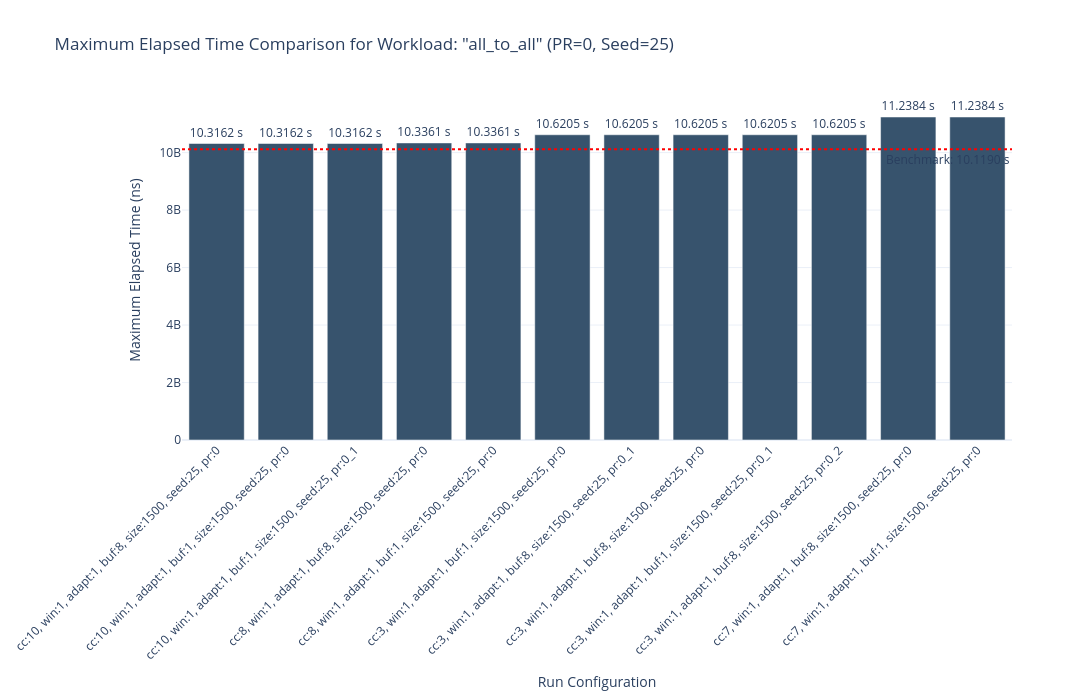
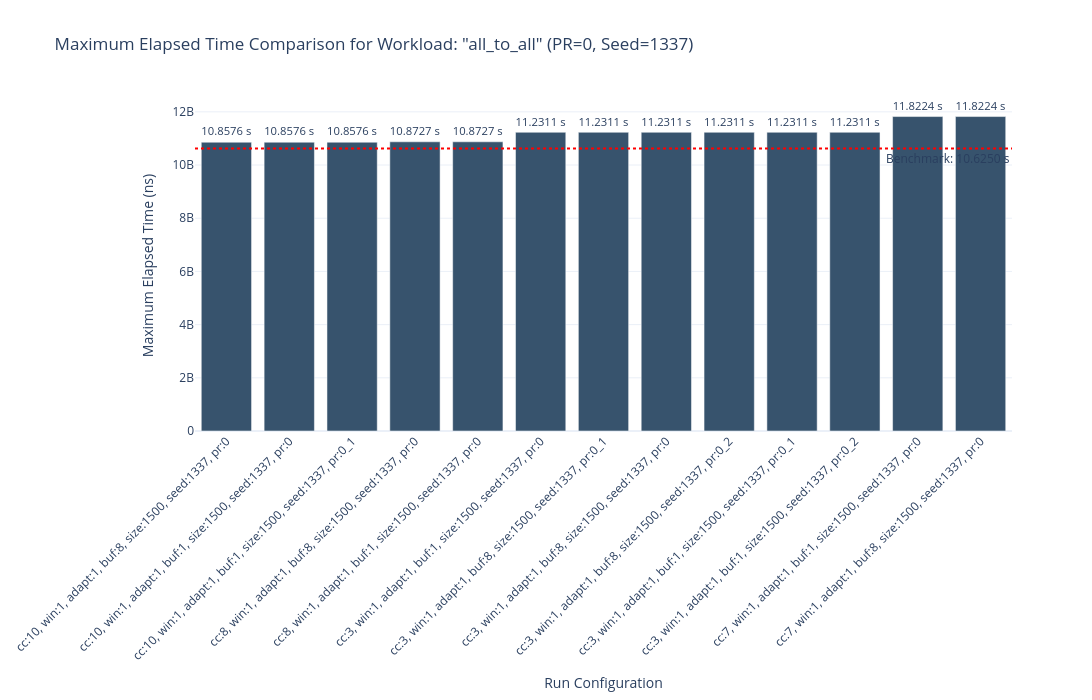
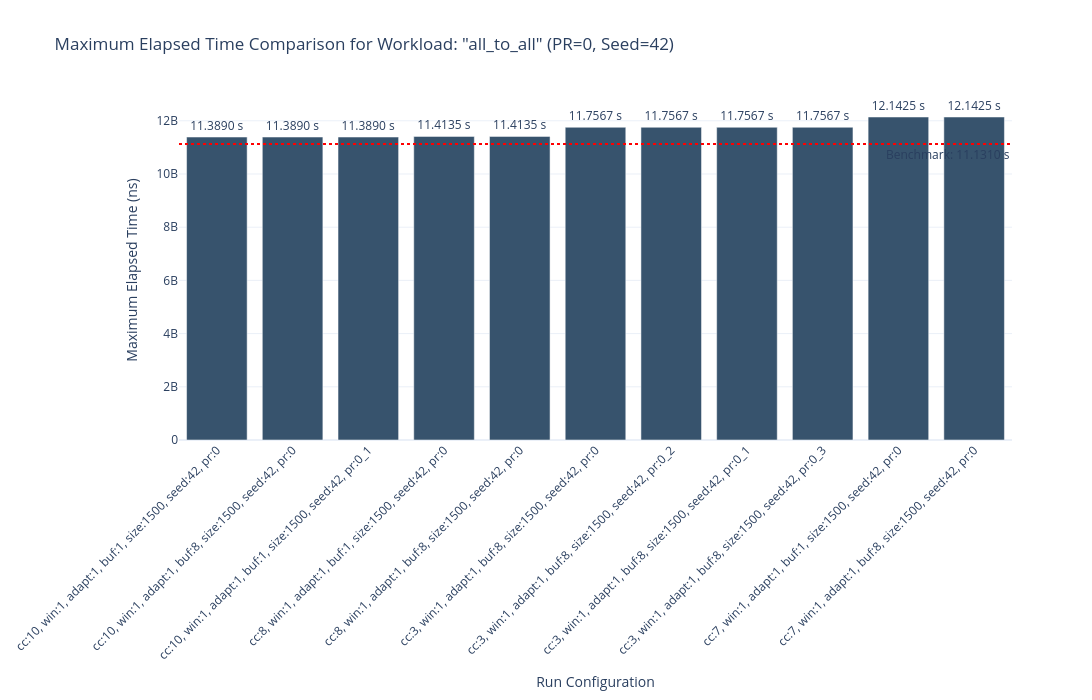
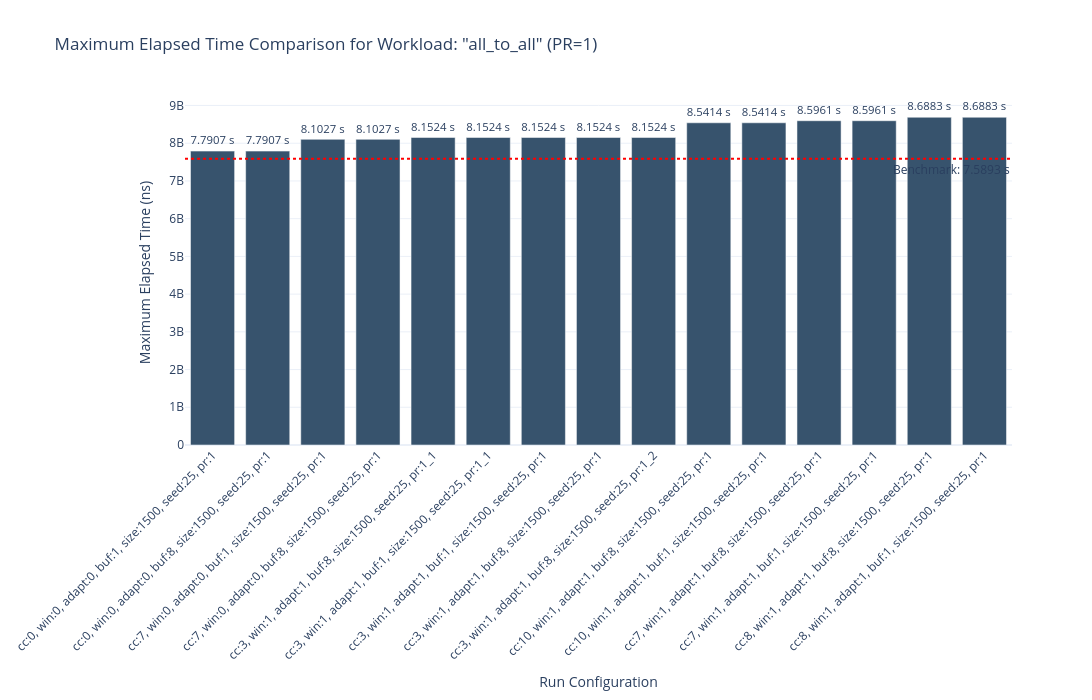

These figures' notebook cell, in order:
### Code cell
import os
import pandas as pd
import plotly.graph_objects as go
from typing import List, Optional, Dict
import numpy as np

# --- Configuration ---

# Choose what to plot: 'avg' for mean with std dev, or 'max' for maximum value
plot_metric = 'max'  # Can be 'avg' or 'max'

# Define the workload name to construct the CSV file path
workload_name = "all_to_all" 

# Define the base folder containing all the run directories
base_run_folder = '/app/astra-sim/upc/output/comparison_run/FoldedClos/toy_all_to_all_one_collective'

# --- Helper functions (can be reused from other cells if already defined) ---

def find_config_file(folder_path: str) -> Optional[str]:
    """
    Finds a configuration file (ending with .txt) within the 'configs' subfolder.
    """
    config_dir = os.path.join(folder_path, 'configs')
    if not os.path.isdir(config_dir):
        return None
    for item in os.listdir(config_dir):
        if item.endswith('.txt'):
            return os.path.join(config_dir, item)
    return None

def parse_config(file_path: str) -> Dict[str, str]:
    """
    Parses a 'key = value' or 'key value' configuration file into a dictionary.
    """
    params = {}
    try:
        with open(file_path, 'r') as f:
            for line in f:
                line = line.strip()
                if not line or line.startswith('#'):
                    continue
                parts = line.split('=', 1) if '=' in line else line.split(None, 1)
                if len(parts) == 2:
                    key, value = parts
                    params[key.strip().lower()] = value.strip()
    except FileNotFoundError:
        print(f"Config file not found: {file_path}")
    except Exception as e:
        print(f"Error parsing config file {file_path}: {e}")
    return params

# --- Main Analysis Logic ---

run_folders = [os.path.join(base_run_folder, d) for d in os.listdir(base_run_folder) if os.path.isdir(os.path.join(base_run_folder, d))]

results = []
run_name_counts = {}

for folder in sorted(run_folders):
    print(f"Processing: {os.path.basename(folder)}")

    # 1. Create a descriptive name from the config file
    config_file = find_config_file(folder)
    if not config_file:
        print(f"  - Skipping: Config file not found.")
        continue
    config_params = parse_config(config_file)
    
    # Extract specific parameters for new columns
    ecmp_seed = config_params.get('ecmp_seed', 'N/A')
    use_precomputed_routes = config_params.get('use_precomputed_routes', 'N/A')

    base_run_name = (
        f"cc:{config_params.get('cc_mode', 'N/A')}, "
        f"win:{config_params.get('has_win', 'N/A')}, "
        f"adapt:{config_params.get('var_win', 'N/A')}, "
        f"buf:{config_params.get('buffer_size', 'N/A')}, "
        f"size:{config_params.get('packet_payload_size', 'N/A')}, "
        f"seed:{ecmp_seed}, "
        f"pr:{use_precomputed_routes}"
    )
    
    count = run_name_counts.get(base_run_name, 0)
    run_name_counts[base_run_name] = count + 1
    run_name = f"{base_run_name}_{count}" if count > 0 else base_run_name

    # Initialize result dictionary
    result_entry = {
        'run_name': run_name,
        'avg_elapsed_time': np.nan,
        'std_dev': np.nan,
        'max_elapsed_time': np.nan,
        'ecmp_seed': ecmp_seed,
        'use_precomputed_routes': use_precomputed_routes,
        'folder_name': os.path.basename(folder)
    }

    # 2. Read and filter the timing results CSV file
    timing_file = os.path.join(folder, 'ns3', f'{workload_name}_trace_matched_timing.csv')
    if not os.path.exists(timing_file):
        print(f"  - Skipping plot: Timing file not found at {timing_file}")
        results.append(result_entry)
        continue
        
    try:
        df = pd.read_csv(timing_file)
        # Filter out dummy nodes as they are not part of the actual workload measurement
        df = df[df['node_name'] != 'dummy_node'].copy()
        
        if 'elapsed_time' not in df.columns:
            print(f"  - Skipping plot: 'elapsed_time' column not found in {timing_file}")
            results.append(result_entry)
            continue
    except Exception as e:
        print(f"  - Skipping plot: Failed to read or process {timing_file}: {e}")
        results.append(result_entry)
        continue

    # 3. Calculate statistics for elapsed_time
    elapsed_times = df['elapsed_time'].dropna()
    if not elapsed_times.empty:
        result_entry['avg_elapsed_time'] = elapsed_times.mean()
        result_entry['std_dev'] = elapsed_times.std()
        result_entry['max_elapsed_time'] = elapsed_times.max()
    else:
        print(f"  - Warning: No 'elapsed_time' data found after filtering in {timing_file}")
    
    results.append(result_entry)

# --- Plotting the results ---

if results:
    results_df = pd.DataFrame(results)
    
    # Create a filtered dataframe for plotting that only includes runs with valid timing data
    plot_df = results_df.dropna(subset=['avg_elapsed_time', 'max_elapsed_time']).copy()

    # Convert relevant columns to numeric for filtering
    plot_df['ecmp_seed'] = pd.to_numeric(plot_df['ecmp_seed'], errors='coerce')
    plot_df['use_precomputed_routes'] = pd.to_numeric(plot_df['use_precomputed_routes'], errors='coerce')

    if not plot_df.empty:
        # Define the plot groups and their benchmarks
        plot_groups = [
            {
                "name": "PR=0, Seed=25",
                "filter": (plot_df['use_precomputed_routes'] == 0) & (plot_df['ecmp_seed'] == 25),
                "benchmark": 10119040020
            },
            {
                "name": "PR=0, Seed=1337",
                "filter": (plot_df['use_precomputed_routes'] == 0) & (plot_df['ecmp_seed'] == 1337),
                "benchmark": 10625002645
            },
            {
                "name": "PR=0, Seed=42",
                "filter": (plot_df['use_precomputed_routes'] == 0) & (plot_df['ecmp_seed'] == 42),
                "benchmark": 11130955150
            },
            {
                "name": "PR=1",
                "filter": (plot_df['use_precomputed_routes'] == 1),
                "benchmark": 7589281917
            }
        ]

        # Determine which column to use for plotting
        if plot_metric == 'max':
            y_col = 'max_elapsed_time'
            y_axis_title = "Maximum Elapsed Time (ns)"
            base_plot_title = f'Maximum Elapsed Time Comparison for Workload: "{workload_name}"'
            error_y_config = None
        else: # Default to 'avg'
            y_col = 'avg_elapsed_time'
            y_axis_title = "Average Elapsed Time (ns)"
            base_plot_title = f'Average Elapsed Time Comparison for Workload: "{workload_name}"'
            error_y_config_key = 'std_dev'

        for group in plot_groups:
            group_df = plot_df[group['filter']].copy()

            if group_df.empty:
                print(f"\nNo data to plot for group: {group['name']}")
                continue

            group_df = group_df.sort_values(by=y_col).reset_index(drop=True)

            # Create the bar plot
            fig = go.Figure()
            fig.add_trace(go.Bar(
                x=group_df['run_name'],
                y=group_df[y_col],
                error_y=dict(type='data', array=group_df[error_y_config_key], visible=True) if plot_metric == 'avg' else None,
                marker_color='rgb(55, 83, 109)',
                text=group_df[y_col].apply(lambda x: f'{x/1e9:.4f} s'),
                textposition='outside',
                name='Runs'
            ))

            # Add benchmark line
            fig.add_hline(
                y=group['benchmark'], 
                line_dash="dot",
                annotation_text=f"Benchmark: {group['benchmark']/1e9:.4f} s", 
                annotation_position="bottom right",
                line_color="red"
            )

            fig.update_layout(
                title=f"{base_plot_title} ({group['name']})",
                xaxis_title="Run Configuration",
                yaxis_title=y_axis_title,
                xaxis={'tickangle': -45},
                template='plotly_white',
                height=700,
                width=1200,
                margin=dict(b=250), # Increase bottom margin for long labels
                showlegend=False
            )
            
            print(f"\n--- Plot for group: {group['name']} ---")
            fig.show()
    else:
        print("\nNo runs with valid timing data found to plot.")

    # Display the statistics table for ALL runs
    print("\n--- Summary Statistics (All Runs) ---")
    display(results_df)

else:
    print("\nNo results were processed. Cannot generate plot.")

### Figure 1 — Plotly figure (JSON) as saved in the notebook; plotly's stock layout.template omitted (floating-point values rounded to 4 significant figures)
{"data": [{"marker": {"color": "rgb(55, 83, 109)"}, "name": "Runs", "text": ["10.3162 s", "10.3162 s", "10.3162 s", "10.3361 s", "10.3361 s", "10.6205 s", "10.6205 s", "10.6205 s", "10.6205 s", "10.6205 s", "11.2384 s", "11.2384 s"], "textposition": "outside", "type": "bar", "x": ["cc:10, win:1, adapt:1, buf:8, size:1500, seed:25, pr:0", "cc:10, win:1, adapt:1, buf:1, size:1500, seed:25, pr:0", "cc:10, win:1, adapt:1, buf:1, size:1500, seed:25, pr:0_1", "cc:8, win:1, adapt:1, buf:8, size:1500, seed:25, pr:0", "cc:8, win:1, adapt:1, buf:1, size:1500, seed:25, pr:0", "cc:3, win:1, adapt:1, buf:1, size:1500, seed:25, pr:0", "cc:3, win:1, adapt:1, buf:8, size:1500, seed:25, pr:0_1", "cc:3, win:1, adapt:1, buf:8, size:1500, seed:25, pr:0", "cc:3, win:1, adapt:1, buf:1, size:1500, seed:25, pr:0_1", "cc:3, win:1, adapt:1, buf:8, size:1500, seed:25, pr:0_2", "cc:7, win:1, adapt:1, buf:8, size:1500, seed:25, pr:0", "cc:7, win:1, adapt:1, buf:1, size:1500, seed:25, pr:0"], "y": [10320000000.0, 10320000000.0, 10320000000.0, 10340000000.0, 10340000000.0, 10620000000.0, 10620000000.0, 10620000000.0, 10620000000.0, 10620000000.0, 11240000000.0, 11240000000.0]}], "layout": {"annotations": [{"showarrow": false, "text": "Benchmark: 10.1190 s", "x": 1, "xanchor": "right", "xref": "x domain", "y": 10119040020, "yanchor": "top", "yref": "y"}], "height": 700, "margin": {"b": 250}, "shapes": [{"line": {"color": "red", "dash": "dot"}, "type": "line", "x0": 0, "x1": 1, "xref": "x domain", "y0": 10119040020, "y1": 10119040020, "yref": "y"}], "showlegend": false, "title": {"text": "Maximum Elapsed Time Comparison for Workload: \"all_to_all\" (PR=0, Seed=25)"}, "width": 1200, "xaxis": {"tickangle": -45, "title": {"text": "Run Configuration"}}, "yaxis": {"title": {"text": "Maximum Elapsed Time (ns)"}}}}

### Figure 2 — Plotly figure (JSON) as saved in the notebook; plotly's stock layout.template omitted (floating-point values rounded to 4 significant figures)
{"data": [{"marker": {"color": "rgb(55, 83, 109)"}, "name": "Runs", "text": ["10.8576 s", "10.8576 s", "10.8576 s", "10.8727 s", "10.8727 s", "11.2311 s", "11.2311 s", "11.2311 s", "11.2311 s", "11.2311 s", "11.2311 s", "11.8224 s", "11.8224 s"], "textposition": "outside", "type": "bar", "x": ["cc:10, win:1, adapt:1, buf:8, size:1500, seed:1337, pr:0", "cc:10, win:1, adapt:1, buf:1, size:1500, seed:1337, pr:0", "cc:10, win:1, adapt:1, buf:1, size:1500, seed:1337, pr:0_1", "cc:8, win:1, adapt:1, buf:8, size:1500, seed:1337, pr:0", "cc:8, win:1, adapt:1, buf:1, size:1500, seed:1337, pr:0", "cc:3, win:1, adapt:1, buf:1, size:1500, seed:1337, pr:0", "cc:3, win:1, adapt:1, buf:8, size:1500, seed:1337, pr:0_1", "cc:3, win:1, adapt:1, buf:8, size:1500, seed:1337, pr:0", "cc:3, win:1, adapt:1, buf:8, size:1500, seed:1337, pr:0_2", "cc:3, win:1, adapt:1, buf:1, size:1500, seed:1337, pr:0_1", "cc:3, win:1, adapt:1, buf:1, size:1500, seed:1337, pr:0_2", "cc:7, win:1, adapt:1, buf:1, size:1500, seed:1337, pr:0", "cc:7, win:1, adapt:1, buf:8, size:1500, seed:1337, pr:0"], "y": [10860000000.0, 10860000000.0, 10860000000.0, 10870000000.0, 10870000000.0, 11230000000.0, 11230000000.0, 11230000000.0, 11230000000.0, 11230000000.0, 11230000000.0, 11820000000.0, 11820000000.0]}], "layout": {"annotations": [{"showarrow": false, "text": "Benchmark: 10.6250 s", "x": 1, "xanchor": "right", "xref": "x domain", "y": 10625002645, "yanchor": "top", "yref": "y"}], "height": 700, "margin": {"b": 250}, "shapes": [{"line": {"color": "red", "dash": "dot"}, "type": "line", "x0": 0, "x1": 1, "xref": "x domain", "y0": 10625002645, "y1": 10625002645, "yref": "y"}], "showlegend": false, "title": {"text": "Maximum Elapsed Time Comparison for Workload: \"all_to_all\" (PR=0, Seed=1337)"}, "width": 1200, "xaxis": {"tickangle": -45, "title": {"text": "Run Configuration"}}, "yaxis": {"title": {"text": "Maximum Elapsed Time (ns)"}}}}

### Figure 3 — Plotly figure (JSON) as saved in the notebook; plotly's stock layout.template omitted (floating-point values rounded to 4 significant figures)
{"data": [{"marker": {"color": "rgb(55, 83, 109)"}, "name": "Runs", "text": ["11.3890 s", "11.3890 s", "11.3890 s", "11.4135 s", "11.4135 s", "11.7567 s", "11.7567 s", "11.7567 s", "11.7567 s", "12.1425 s", "12.1425 s"], "textposition": "outside", "type": "bar", "x": ["cc:10, win:1, adapt:1, buf:1, size:1500, seed:42, pr:0", "cc:10, win:1, adapt:1, buf:8, size:1500, seed:42, pr:0", "cc:10, win:1, adapt:1, buf:1, size:1500, seed:42, pr:0_1", "cc:8, win:1, adapt:1, buf:1, size:1500, seed:42, pr:0", "cc:8, win:1, adapt:1, buf:8, size:1500, seed:42, pr:0", "cc:3, win:1, adapt:1, buf:8, size:1500, seed:42, pr:0", "cc:3, win:1, adapt:1, buf:8, size:1500, seed:42, pr:0_2", "cc:3, win:1, adapt:1, buf:8, size:1500, seed:42, pr:0_1", "cc:3, win:1, adapt:1, buf:8, size:1500, seed:42, pr:0_3", "cc:7, win:1, adapt:1, buf:1, size:1500, seed:42, pr:0", "cc:7, win:1, adapt:1, buf:8, size:1500, seed:42, pr:0"], "y": [11390000000.0, 11390000000.0, 11390000000.0, 11410000000.0, 11410000000.0, 11760000000.0, 11760000000.0, 11760000000.0, 11760000000.0, 12140000000.0, 12140000000.0]}], "layout": {"annotations": [{"showarrow": false, "text": "Benchmark: 11.1310 s", "x": 1, "xanchor": "right", "xref": "x domain", "y": 11130955150, "yanchor": "top", "yref": "y"}], "height": 700, "margin": {"b": 250}, "shapes": [{"line": {"color": "red", "dash": "dot"}, "type": "line", "x0": 0, "x1": 1, "xref": "x domain", "y0": 11130955150, "y1": 11130955150, "yref": "y"}], "showlegend": false, "title": {"text": "Maximum Elapsed Time Comparison for Workload: \"all_to_all\" (PR=0, Seed=42)"}, "width": 1200, "xaxis": {"tickangle": -45, "title": {"text": "Run Configuration"}}, "yaxis": {"title": {"text": "Maximum Elapsed Time (ns)"}}}}

### Figure 4 — Plotly figure (JSON) as saved in the notebook; plotly's stock layout.template omitted (floating-point values rounded to 4 significant figures)
{"data": [{"marker": {"color": "rgb(55, 83, 109)"}, "name": "Runs", "text": ["7.7907 s", "7.7907 s", "8.1027 s", "8.1027 s", "8.1524 s", "8.1524 s", "8.1524 s", "8.1524 s", "8.1524 s", "8.5414 s", "8.5414 s", "8.5961 s", "8.5961 s", "8.6883 s", "8.6883 s"], "textposition": "outside", "type": "bar", "x": ["cc:0, win:0, adapt:0, buf:1, size:1500, seed:25, pr:1", "cc:0, win:0, adapt:0, buf:8, size:1500, seed:25, pr:1", "cc:7, win:0, adapt:0, buf:1, size:1500, seed:25, pr:1", "cc:7, win:0, adapt:0, buf:8, size:1500, seed:25, pr:1", "cc:3, win:1, adapt:1, buf:8, size:1500, seed:25, pr:1_1", "cc:3, win:1, adapt:1, buf:1, size:1500, seed:25, pr:1_1", "cc:3, win:1, adapt:1, buf:1, size:1500, seed:25, pr:1", "cc:3, win:1, adapt:1, buf:8, size:1500, seed:25, pr:1", "cc:3, win:1, adapt:1, buf:8, size:1500, seed:25, pr:1_2", "cc:10, win:1, adapt:1, buf:8, size:1500, seed:25, pr:1", "cc:10, win:1, adapt:1, buf:1, size:1500, seed:25, pr:1", "cc:7, win:1, adapt:1, buf:8, size:1500, seed:25, pr:1", "cc:7, win:1, adapt:1, buf:1, size:1500, seed:25, pr:1", "cc:8, win:1, adapt:1, buf:8, size:1500, seed:25, pr:1", "cc:8, win:1, adapt:1, buf:1, size:1500, seed:25, pr:1"], "y": [7791000000.0, 7791000000.0, 8103000000.0, 8103000000.0, 8152000000.0, 8152000000.0, 8152000000.0, 8152000000.0, 8152000000.0, 8541000000.0, 8541000000.0, 8596000000.0, 8596000000.0, 8688000000.0, 8688000000.0]}], "layout": {"annotations": [{"showarrow": false, "text": "Benchmark: 7.5893 s", "x": 1, "xanchor": "right", "xref": "x domain", "y": 7589281917, "yanchor": "top", "yref": "y"}], "height": 700, "margin": {"b": 250}, "shapes": [{"line": {"color": "red", "dash": "dot"}, "type": "line", "x0": 0, "x1": 1, "xref": "x domain", "y0": 7589281917, "y1": 7589281917, "yref": "y"}], "showlegend": false, "title": {"text": "Maximum Elapsed Time Comparison for Workload: \"all_to_all\" (PR=1)"}, "width": 1200, "xaxis": {"tickangle": -45, "title": {"text": "Run Configuration"}}, "yaxis": {"title": {"text": "Maximum Elapsed Time (ns)"}}}}
